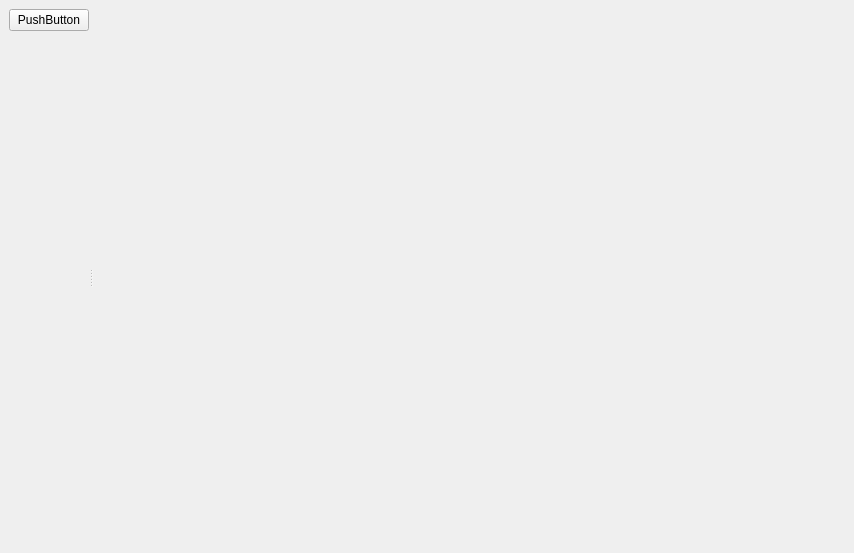
<?xml version="1.0" encoding="UTF-8"?>
<ui version="4.0">
 <class>MainWindow</class>
 <widget class="QMainWindow" name="MainWindow">
  <property name="geometry">
   <rect>
    <x>0</x>
    <y>0</y>
    <width>854</width>
    <height>553</height>
   </rect>
  </property>
  <property name="windowTitle">
   <string>Bullet Test</string>
  </property>
  <property name="locale">
   <locale language="English" country="UnitedStates"/>
  </property>
  <property name="dockOptions">
   <set>QMainWindow::AllowNestedDocks|QMainWindow::AllowTabbedDocks|QMainWindow::AnimatedDocks</set>
  </property>
  <widget class="QWidget" name="centralwidget">
   <layout class="QGridLayout" name="gridLayout">
    <item row="0" column="0">
     <widget class="QSplitter" name="splitter">
      <property name="orientation">
       <enum>Qt::Horizontal</enum>
      </property>
      <widget class="QWidget" name="widget" native="true">
       <property name="sizePolicy">
        <sizepolicy hsizetype="Preferred" vsizetype="Preferred">
         <horstretch>0</horstretch>
         <verstretch>0</verstretch>
        </sizepolicy>
       </property>
       <layout class="QGridLayout" name="gridLayout_2">
        <item row="0" column="0">
         <widget class="QPushButton" name="pushButton">
          <property name="text">
           <string>PushButton</string>
          </property>
         </widget>
        </item>
        <item row="1" column="0">
         <spacer name="verticalSpacer">
          <property name="orientation">
           <enum>Qt::Vertical</enum>
          </property>
          <property name="sizeHint" stdset="0">
           <size>
            <width>20</width>
            <height>470</height>
           </size>
          </property>
         </spacer>
        </item>
       </layout>
      </widget>
      <widget class="WidgetCGI" name="widgetCGI" native="true">
       <property name="sizePolicy">
        <sizepolicy hsizetype="Preferred" vsizetype="Preferred">
         <horstretch>1</horstretch>
         <verstretch>0</verstretch>
        </sizepolicy>
       </property>
      </widget>
     </widget>
    </item>
   </layout>
  </widget>
 </widget>
 <customwidgets>
  <customwidget>
   <class>WidgetCGI</class>
   <extends>QWidget</extends>
   <header>gui//WidgetCGI.h</header>
   <container>1</container>
  </customwidget>
 </customwidgets>
 <resources/>
 <connections/>
</ui>
